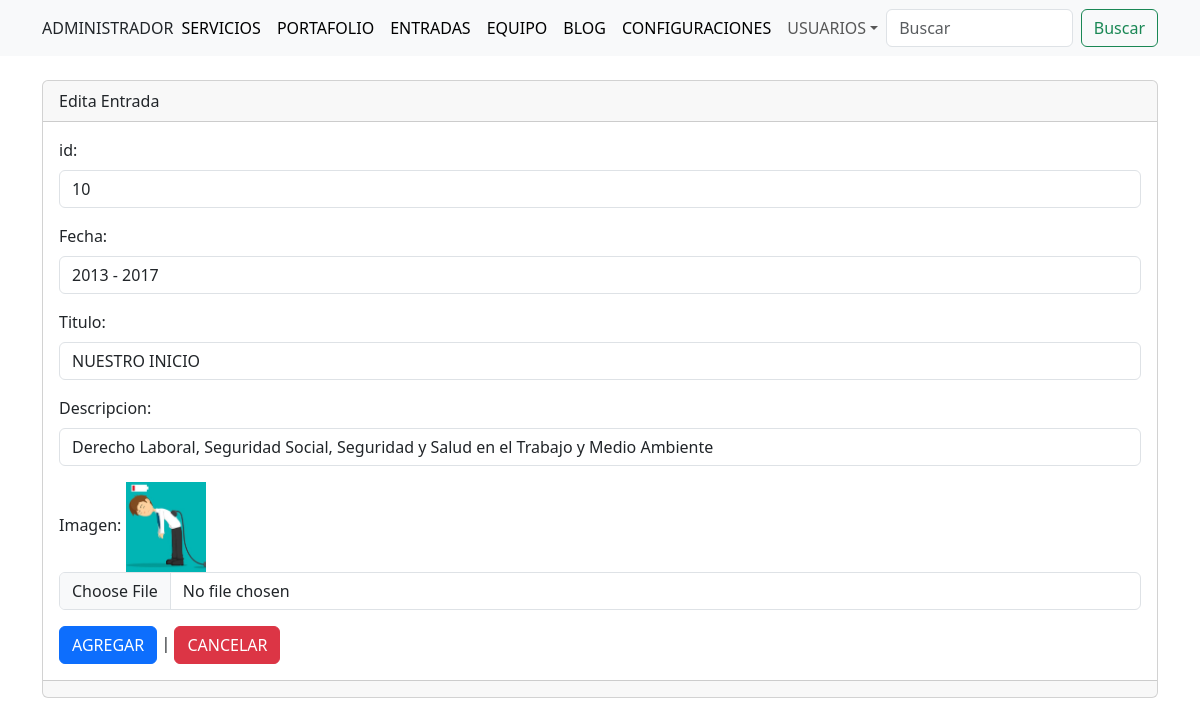
The app's page /websiste/admin/secciones/entradas/editar.php?txtID=10 with its own data.
### tables this page shows
CREATE TABLE `tbl_entradas` (
  `ID` int(20) NOT NULL,
  `fecha` varchar(255) NOT NULL,
  `titulo` varchar(255) NOT NULL,
  `descripcion` varchar(255) NOT NULL,
  `imagen` varchar(255) NOT NULL
);

### websiste/admin/secciones/entradas/editar.php (the view, shortened to what this page needs)
<?php
include("../../bd.php");
if(isset($_GET['txtID']))
{
    $txtID = (isset ($_GET['txtID']))? $_GET['txtID']:"";
    $sentencia=$conexion->prepare("SELECT * FROM tbl_entradas WHERE id=:id");
        $sentencia->bindParam(':id', $txtID);
            $sentencia->execute();
                $registro=$sentencia->fetch(PDO::FETCH_ASSOC);
                $fecha=$registro['fecha'];
                    $titulo=$registro['titulo'];
                        $descripcion=$registro['descripcion'];
                            $imagen=$registro['imagen'];
}
include("../../template/header.php");
?>
<div class="card">
    <div  class="card-header">Edita Entrada</div>
        <div class="card-body">
<form action ="" enctype="multipart/form-data" method="post">
    <div class="mb-3">
        <label  for="txtID" class="form-label">id:</label>
            <input  type= "text"
                    class="form-control"
                    name="txtID"
                    id="txtID"
                    value="<?php echo $txtID;?>"
                    aria-describedby="helpId"
                    placeholder="id"/>
    </div>
    <div class="mb-3">
        <label for="fecha" class="form-label">Fecha:</label>
        <input
            type="text"
            class="form-control"
            value="<?php echo $fecha;?>"
            name="fecha"
            id="fecha"
            aria-describedby="helpId"
            placeholder="Fecha"/>
    </div>
    <div class="mb-3">
        <label for="titulo" class="form-label">Titulo:</label>
        <input
            type="text"
            class="form-control"
            value="<?php echo $titulo;?>"
            name="titulo"
            id="titulo"
            aria-describedby="helpId"
            placeholder="Titulo"/>
    </div>
    <div class="mb-3">
        <label for="descripcion" class="form-label">Descripcion:</label>
        <input type="text"
                class="form-control"
                value="<?php echo $descripcion;?>"
                name="descripcion"
                id="descripcion"
                aria-describedby="helpId"
                placeholder="Descripcion"/>
    </div>
    <div class="mb-3">
        <label  for="imagen" class="form-label">Imagen:</label>
            <img    width="80" src="../../../assets/img/about/<?php echo $imagen;?>" />
            <input  type="file"
                    class="form-control"
                    name="imagen"
                    id="imagen"
                    aria-describedby="fileHelpId"
                    placeholder="Imagen" />
    </div>
    <button type="submit"
            class="btn btn-primary">AGREGAR</button>
            |
    <a name="" id="" class="btn btn-danger" href="index.php" role="button">CANCELAR</a>
        </form>
    </div>
    <div class="card-footer text-muted"></div>
</div>
<?php include("../../template/footer.php");?>

### records on screen
tbl_entradas: fecha "2013 - 2017", titulo "NUESTRO INICIO", descripcion "Derecho Laboral, Seguridad Social, Seguridad y Salud en el Trabajo y Medio Ambiente", imagen (picture)
